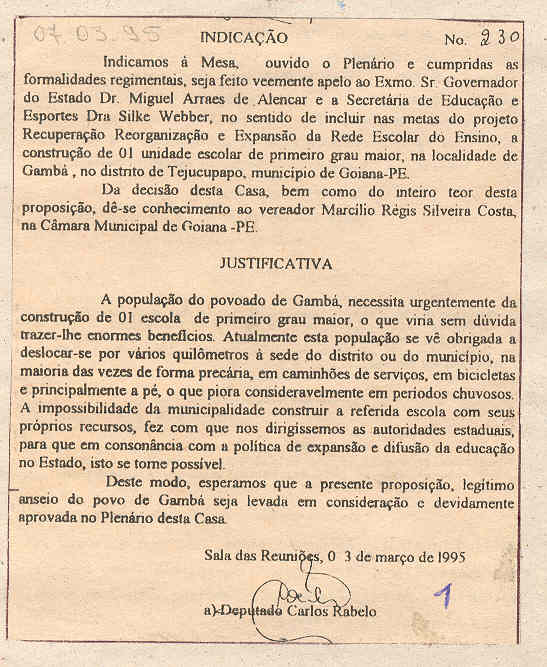
%> input picture assets/doc1.jpg, 547 x 667 px
$ octave main.m   (GNU Octave 9; MATLAB toolbox functions it lacks are replaced by stand-ins)
%> lines starting %> are read from the running program, lines starting %| are printed output that depends on the picture; in (x1, y1, x2, y2) boxes, pixels count from 0 and x2, y2 are one past the last pixel; in counts of white or black regions, pixels touching at a corner belong together; the program's own positions count from 1
### src/findImageLines.m
function [imgOut, regionProps] = findImageLines(img, minHeight, maxHeight, minWidth, maxWidth, dilate, erode)
	setDefaultValue(2, 'minHeight', 3);
	setDefaultValue(3, 'maxHeight', 20);
	setDefaultValue(4, 'minWidth', 100);
	setDefaultValue(5, 'maxWidth', 10000);
	setDefaultValue(6, 'dilate', [10, 10; 0 90]);
	setDefaultValue(7, 'erode', []);

	imgBw = bwlabel(img);
	initialProps = regionprops(imgBw, 'BoundingBox');

	BB = cat(1, initialProps.BoundingBox);
	bbHeight = BB(:, 4);
	bbWidth = BB(:, 3);
	indexes = find((bbHeight >= minHeight) & (bbHeight <= maxHeight) & (bbWidth >= minWidth) & (bbWidth <= maxWidth));
	imgOut = ismember(imgBw, indexes);

	[dRows, dCols] = size(dilate);
	for i = 1:dCols
		imgOut = imdilate(imgOut, strel('line', dilate(1, i), dilate(2, i)));
	end

	[eRows, eCols] = size(erode);
	for i = 1:eCols
		imgOut = imerode(imgOut, strel('line', erode(1, i), erode(2, i)));
	end

	regionProps = regionprops(imgOut, 'BoundingBox');

### src/plotImageLines.m
function plotImageLines(img, regionProps)
	setDefaultValue(1, 'img', img);

	figure, imshow(img);
	title(['Number of lines: ', num2str(length(regionProps))]);
	hold on;
	for i = 1:length(regionProps)
		rectangle('Position', regionProps(i).BoundingBox, 'EdgeColor', 'r', 'LineWidth', 2);
	end
	hold off;


### src/setDefaultValue.m
function setDefaultValue(position, argName, defaultValue)

if evalin('caller', 'nargin') < position || ...
		isempty(evalin('caller', argName))
	assignin('caller', argName, defaultValue);
end
end

### src/main.m
clear all
close all

%
% Document Image 1
%

img = imread('../assets/doc1.jpg');
%> img is the input picture: size 667x547x3 uint8; mean R, G, B 222.9, 199.9, 174.1
imgBw = ~im2bw(img, graythresh(img));
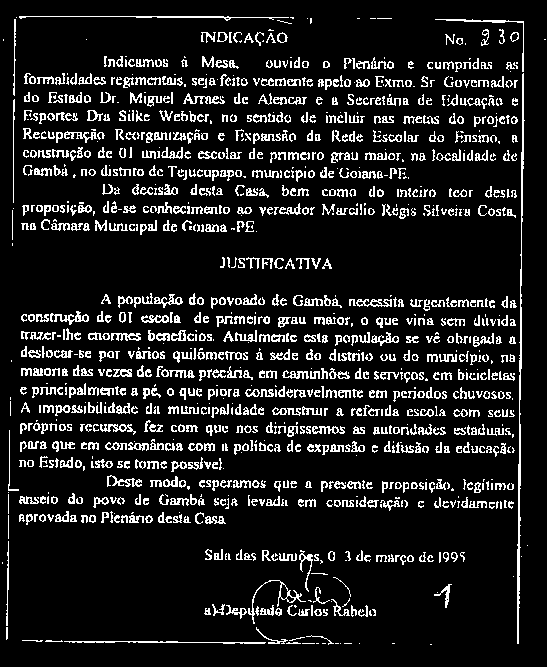
%> imgBw: size 667x547 logical; 12% white in thin lines or dots
% imgBw = localBinarizationNiblack(img);
% imgBw = globalBinarizationHistogramWULU(img);
% imgBw = localBinarizationPalumbo(img);
% figure, imshow(imgBw);

I = imdilate(imgBw, strel('line', 5, 0));
%> I: size 667x547 logical; 24.8% white; 334 white regions (96 under 20 px), largest, box (x1, y1, x2, y2) and area: (432, 73, 527, 644) 8070, (202, 580, 378, 624) 1961, (218, 257, 334, 269) 1079
I = imerode(I, strel('line', 20, 0));
%> I: size 667x547 logical; 8.3% white; 234 white regions (52 under 20 px), largest, box (x1, y1, x2, y2) and area: (253, 389, 355, 398) 618, (47, 405, 130, 414) 595, (176, 406, 256, 415) 523
I = imerode(I, strel('line', 3, 90));
%> I: size 667x547 logical; 3.8% white; 223 white regions (96 under 20 px), largest, box (x1, y1, x2, y2) and area: (47, 406, 128, 412) 418, (177, 407, 256, 414) 309, (33, 78, 95, 83) 278
I = imdilate(I, strel('line', 70, 0));
%> I: size 667x547 logical; 15.7% white; 41 white regions

[imgOut, regionProps] = findImageLines(I);
%> in findImageLines, `imgBw = bwlabel(img);`:
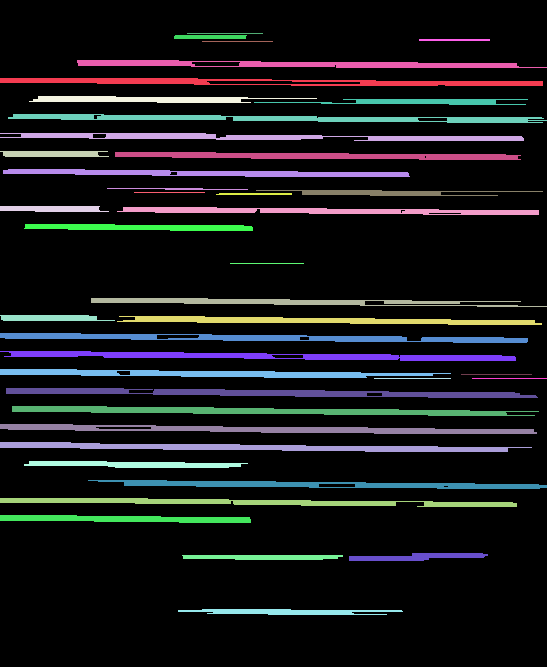
%> imgBw: size 667x547 double; 42 distinct labels, from 0 to 41; one colour per label, 0 black
%> in findImageLines, `initialProps = regionprops(imgBw, 'BoundingBox');`: initialProps = 41 regions; largest, box (x1, y1, x2, y2): (0, 424, 537, 434), (0, 442, 532, 452), (6, 388, 538, 398), (0, 333, 528, 343), (12, 406, 539, 416)
%> in findImageLines, `BB = cat(1, initialProps.BoundingBox);`: BB = 41 rows, first 8: [0.5 78.5 543 8; 0.5 133.5 524 8; 0.5 151.5 109 6; 0.5 206.5 109 6; 0.5 315.5 115 6; 0.5 333.5 528 10; 0.5 351.5 516 10; 0.5 369.5 451 9]
%> in findImageLines, `bbHeight = BB(:, 4);`: bbHeight = 41 values, max 10 at index 6, min 1 at index 27, mean 6.27
%> in findImageLines, `bbWidth = BB(:, 3);`: bbWidth = 41 values, max 543 at index 1, min 71 at index 27, mean 294.6
%> in findImageLines, `indexes = find((bbHeight >= minHeight) & (bbHeight <= maxHeight) & (bb..`: indexes = 30 values from 1 to 37
%> in findImageLines, `imgOut = ismember(imgBw, indexes);`: imgOut: size 667x547 logical; 15.4% white; 30 white regions, largest, box (x1, y1, x2, y2) and area: (6, 388, 538, 398) 2978, (12, 406, 539, 416) 2950, (0, 424, 537, 434) 2896
%> the loop in findImageLines, `for i = 1:dCols` made 2 passes
%> pass 2, in findImageLines, `imgOut = imdilate(imgOut, strel('line', dilate(1, i), dilate(2, i)));`:
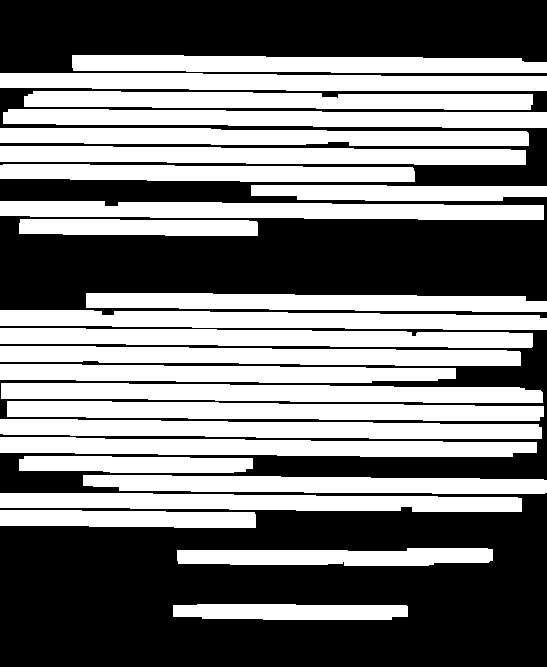
%> imgOut: size 667x547 logical; 47.8% white; 25 white regions
%> in findImageLines, `regionProps = regionprops(imgOut, 'BoundingBox');`: regionProps = 25 regions; largest, box (x1, y1, x2, y2): (0, 310, 547, 330), (0, 419, 542, 439), (1, 383, 543, 403), (0, 437, 537, 457), (7, 401, 544, 421)
figure, imshow(imgOut);
plotImageLines(img, regionProps);
%> the loop in plotImageLines, `for i = 1:length(regionProps)` made 25 passes
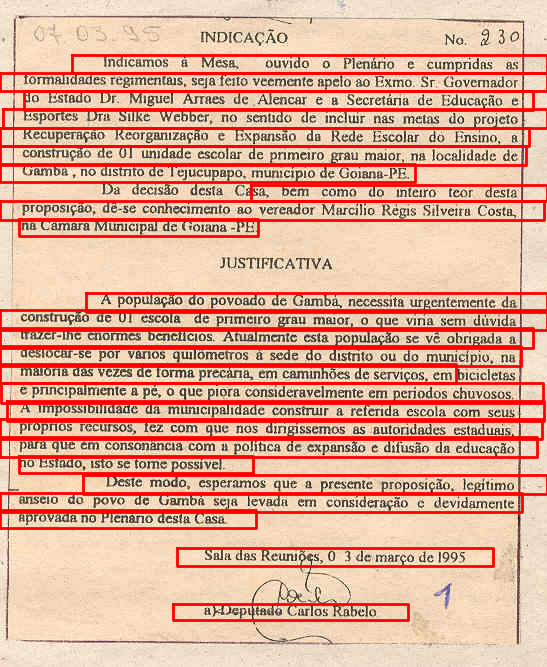
%> figure redrawn from the program's plot data; its title reads 'Number of lines: 25'

%
% Document Image 2
%

img = imread('../assets/doc2.jpg');
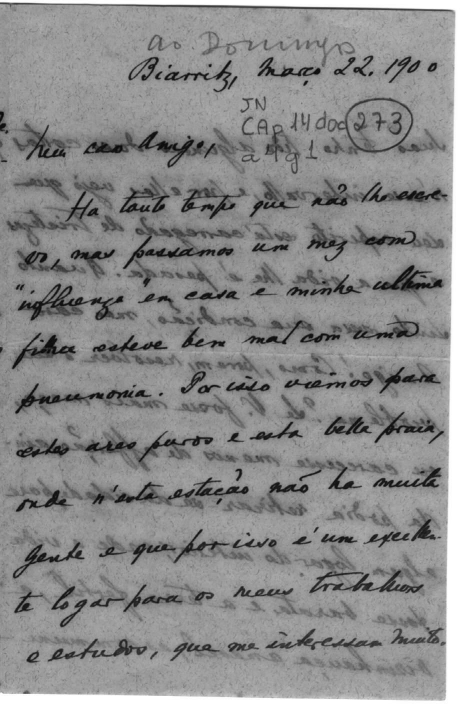
%> input picture assets/doc2.jpg, 922 x 1412 px (shown at 1/2 size)
%> img is the input picture: size 1412x922 uint8; min 1, max 255, mean 138.9
imgBw = ~im2bw(img, 0.25);
%> imgBw: size 1412x922 logical; 5.8% white; 529 white regions (333 under 20 px)
% imgBw = localBinarizationNiblack(img);
% imgBw = globalBinarizationHistogramWULU(img);
% imgBw = localBinarizationPalumbo(img);
[imgOut, regionProps] = findImageLines(imgBw, 10, 150, 25, 2000, [100; 0]);
%> call 2 of findImageLines, with minHeight = 10, maxHeight = 150, minWidth = 25, maxWidth = 2000, dilate = [100; 0]
%> in findImageLines (call 2), `imgBw = bwlabel(img);`:
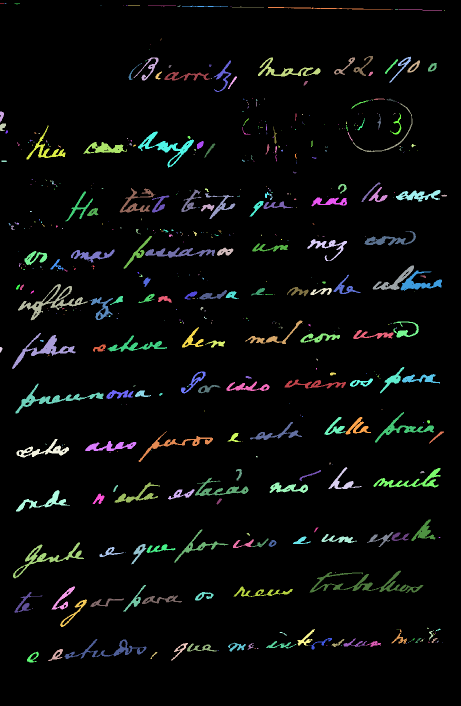
%> imgBw: size 1412x922 double (shown at 1/2 size); 530 distinct labels, from 0 to 529; one colour per label, 0 black
%> in findImageLines (call 2), `initialProps = regionprops(imgBw, 'BoundingBox');`: initialProps = 529 regions; largest, box (x1, y1, x2, y2): (706, 206, 825, 304), (31, 767, 207, 827), (619, 1141, 847, 1186), (26, 1085, 168, 1157), (36, 568, 176, 641)
%> in findImageLines (call 2), `BB = cat(1, initialProps.BoundingBox);`: BB = 529 rows, first 8: [0.5 6.5 8 1; 0.5 223.5 8 22; 0.5 247.5 12 15; 0.5 694.5 5 12; 2.5 321.5 12 3; 9.5 6.5 4 2; 11.5 261.5 5 6; 17.5 446.5 4 5]
%> in findImageLines (call 2), `bbHeight = BB(:, 4);`: bbHeight = 529 values, max 98 at index 432, min 1 at index 1, mean 10.38
%> in findImageLines (call 2), `bbWidth = BB(:, 3);`: bbWidth = 529 values, max 247 at index 327, min 1 at index 16, mean 18.75
%> in findImageLines (call 2), `indexes = find((bbHeight >= minHeight) & (bbHeight <= maxHeight) & (bb..`: indexes = 119 values from 10 to 516
%> in findImageLines (call 2), `imgOut = ismember(imgBw, indexes);`: imgOut: size 1412x922 logical; 5.3% white; 119 white regions, largest, box (x1, y1, x2, y2) and area: (619, 1141, 847, 1186) 2222, (36, 568, 176, 641) 1931, (24, 666, 151, 738) 1734
%> the loop in findImageLines (call 2), `for i = 1:dCols` made 1 pass
%> pass 1, in findImageLines (call 2), `imgOut = imdilate(imgOut, strel('line', dilate(1, i), dilate(2, i)));`:
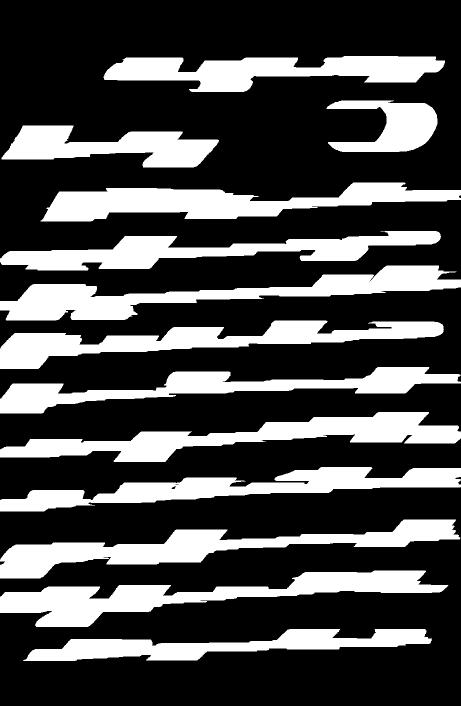
%> imgOut: size 1412x922 logical (shown at 1/2 size); 29% white; 13 white regions
%> in findImageLines (call 2), `regionProps = regionprops(imgOut, 'BoundingBox');`: regionProps = 13 regions; largest, box (x1, y1, x2, y2): (0, 1039, 921, 1157), (0, 531, 922, 641), (0, 1141, 897, 1254), (0, 824, 922, 924), (0, 641, 888, 738)
% plotImageLines(img, regionProps);
